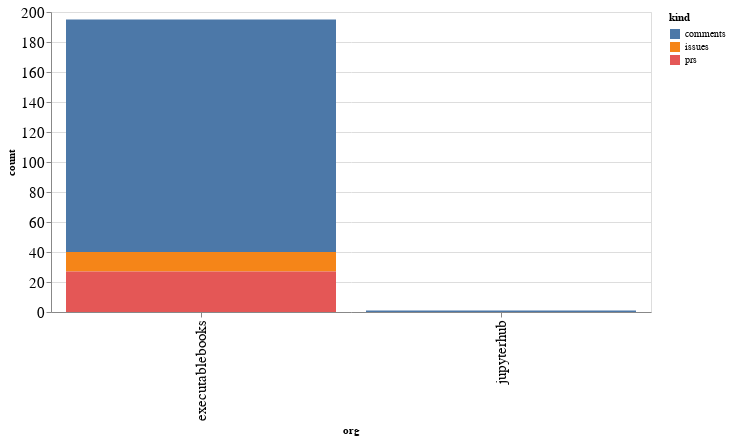

The notebook cell saved with this chart:
### Code cell
alt.Chart(org_summaries, width=600).mark_bar().encode(
    x='org',
    y='count',
    color='kind',
    tooltip="org"
)

### Figure 1 — Vega-Lite specification as saved in the notebook (floating-point values rounded to 4 significant figures)
{"config": {"axisLeft": {"labelFontSize": 15}, "axisBottom": {"labelFontSize": 15}}, "data": {"name": "data-eef86c0ad1113b770550ca48cf3c2644"}, "mark": "bar", "encoding": {"color": {"type": "nominal", "field": "kind"}, "tooltip": {"type": "nominal", "field": "org"}, "x": {"type": "nominal", "field": "org"}, "y": {"type": "quantitative", "field": "count"}}, "width": 600, "$schema": "https://vega.github.io/schema/vega-lite/v4.8.1.json", "datasets": {"data-eef86c0ad1113b770550ca48cf3c2644": [{"org": "executablebooks", "kind": "comments", "count": 155}, {"org": "executablebooks", "kind": "issues", "count": 13}, {"org": "executablebooks", "kind": "prs", "count": 27}, {"org": "jupyterhub", "kind": "comments", "count": 1}]}}
